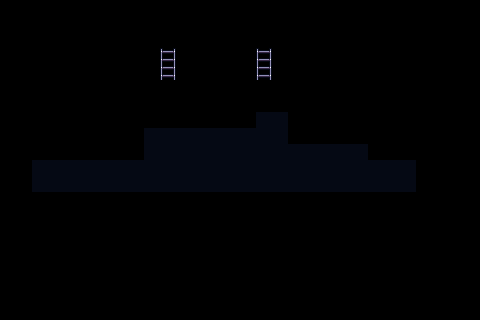

The image is a tile-based game level rendered from a .tmx file. Its description and complete source (layers, tilesets, objects, tile grids) follow:
An orthogonal 30x20 tile map with 16x16 px tiles, 4 tile layers (blocks, ladders, liquid_top, liquid) and 4 objects (2x 2, 2x 3).

<map version="1.10" tiledversion="1.10.1" orientation="orthogonal" renderorder="right-down" width="30" height="20" tilewidth="16" tileheight="16" infinite="0" nextlayerid="10" nextobjectid="10">
 <editorsettings>
  <export target="../Outer Base/2.csv" format="csv" />
 </editorsettings>
 <tileset firstgid="1" source="../../../assets/tilesets/test.tsx" />
 <layer id="1" name="blocks" width="30" height="20">
  <data encoding="csv">
0,0,0,0,0,0,0,0,0,0,0,0,0,0,0,0,0,0,0,0,0,0,0,0,0,0,0,0,0,0,
0,0,0,0,0,0,0,0,0,0,0,0,0,0,0,0,0,0,0,0,0,0,0,0,0,0,0,0,0,0,
0,0,0,0,0,0,0,0,0,0,0,0,0,0,0,0,0,0,0,0,0,0,0,0,0,0,0,0,0,0,
0,0,0,0,0,0,0,0,0,0,0,0,0,0,0,0,0,0,0,0,0,0,0,0,0,0,0,0,0,0,
0,0,0,0,0,0,0,0,0,0,0,0,0,0,0,0,0,0,0,0,0,0,0,0,0,0,0,0,0,0,
0,0,0,0,0,0,0,0,0,0,0,0,0,0,0,0,0,0,0,0,0,0,0,0,0,0,0,0,0,0,
0,0,0,0,0,0,0,0,0,0,0,0,0,0,0,0,0,0,0,0,0,0,0,0,0,0,0,0,0,0,
0,0,0,0,0,0,0,0,0,0,0,0,0,0,0,0,1,1,0,0,0,0,0,0,0,0,0,0,0,0,
0,0,0,0,0,0,0,0,0,1,1,1,1,1,1,1,1,1,0,0,0,0,0,0,0,0,0,0,0,0,
0,0,0,0,0,0,0,0,0,1,1,1,1,1,1,1,1,1,1,1,1,1,1,0,0,0,0,0,0,0,
0,0,1,1,1,1,1,1,1,1,1,1,1,1,1,1,1,1,1,1,1,1,1,1,1,1,0,0,0,0,
0,0,1,1,1,1,1,1,1,1,1,1,1,1,1,1,1,1,1,1,1,1,1,1,1,1,0,0,0,0,
0,0,0,0,0,0,0,0,0,0,0,0,0,0,0,0,0,0,0,0,0,0,0,0,0,0,0,0,0,0,
0,0,0,0,0,0,0,0,0,0,0,0,0,0,0,0,0,0,0,0,0,0,0,0,0,0,0,0,0,0,
0,0,0,0,0,0,0,0,0,0,0,0,0,0,0,0,0,0,0,0,0,0,0,0,0,0,0,0,0,0,
0,0,0,0,0,0,0,0,0,0,0,0,0,0,0,0,0,0,0,0,0,0,0,0,0,0,0,0,0,0,
0,0,0,0,0,0,0,0,0,0,0,0,0,0,0,0,0,0,0,0,0,0,0,0,0,0,0,0,0,0,
0,0,0,0,0,0,0,0,0,0,0,0,0,0,0,0,0,0,0,0,0,0,0,0,0,0,0,0,0,0,
0,0,0,0,0,0,0,0,0,0,0,0,0,0,0,0,0,0,0,0,0,0,0,0,0,0,0,0,0,0,
0,0,0,0,0,0,0,0,0,0,0,0,0,0,0,0,0,0,0,0,0,0,0,0,0,0,0,0,0,0
</data>
 </layer>
 <objectgroup id="2" name="exits">
  <object id="5" name="2" x="32" y="160">
   <point />
  </object>
  <object id="6" name="3" x="192" y="128">
   <point />
  </object>
 </objectgroup>
 <objectgroup id="3" name="entries">
  <object id="2" name="2" x="64" y="112">
   <point />
  </object>
  <object id="8" name="3" x="176" y="80">
   <point />
  </object>
 </objectgroup>
 <objectgroup id="4" name="pickups" />
 <objectgroup id="5" name="entities" />
 <objectgroup id="6" name="platforms" />
 <layer id="7" name="ladders" width="30" height="20">
  <data encoding="csv">
0,0,0,0,0,0,0,0,0,0,0,0,0,0,0,0,0,0,0,0,0,0,0,0,0,0,0,0,0,0,
0,0,0,0,0,0,0,0,0,0,0,0,0,0,0,0,0,0,0,0,0,0,0,0,0,0,0,0,0,0,
0,0,0,0,0,0,0,0,0,0,0,0,0,0,0,0,0,0,0,0,0,0,0,0,0,0,0,0,0,0,
0,0,0,0,0,0,0,0,0,0,3,0,0,0,0,0,3,0,0,0,0,0,0,0,0,0,0,0,0,0,
0,0,0,0,0,0,0,0,0,0,6,0,0,0,0,0,6,0,0,0,0,0,0,0,0,0,0,0,0,0,
0,0,0,0,0,0,0,0,0,0,0,0,0,0,0,0,0,0,0,0,0,0,0,0,0,0,0,0,0,0,
0,0,0,0,0,0,0,0,0,0,0,0,0,0,0,0,0,0,0,0,0,0,0,0,0,0,0,0,0,0,
0,0,0,0,0,0,0,0,0,0,0,0,0,0,0,0,0,0,0,0,0,0,0,0,0,0,0,0,0,0,
0,0,0,0,0,0,0,0,0,0,0,0,0,0,0,0,0,0,0,0,0,0,0,0,0,0,0,0,0,0,
0,0,0,0,0,0,0,0,0,0,0,0,0,0,0,0,0,0,0,0,0,0,0,0,0,0,0,0,0,0,
0,0,0,0,0,0,0,0,0,0,0,0,0,0,0,0,0,0,0,0,0,0,0,0,0,0,0,0,0,0,
0,0,0,0,0,0,0,0,0,0,0,0,0,0,0,0,0,0,0,0,0,0,0,0,0,0,0,0,0,0,
0,0,0,0,0,0,0,0,0,0,0,0,0,0,0,0,0,0,0,0,0,0,0,0,0,0,0,0,0,0,
0,0,0,0,0,0,0,0,0,0,0,0,0,0,0,0,0,0,0,0,0,0,0,0,0,0,0,0,0,0,
0,0,0,0,0,0,0,0,0,0,0,0,0,0,0,0,0,0,0,0,0,0,0,0,0,0,0,0,0,0,
0,0,0,0,0,0,0,0,0,0,0,0,0,0,0,0,0,0,0,0,0,0,0,0,0,0,0,0,0,0,
0,0,0,0,0,0,0,0,0,0,0,0,0,0,0,0,0,0,0,0,0,0,0,0,0,0,0,0,0,0,
0,0,0,0,0,0,0,0,0,0,0,0,0,0,0,0,0,0,0,0,0,0,0,0,0,0,0,0,0,0,
0,0,0,0,0,0,0,0,0,0,0,0,0,0,0,0,0,0,0,0,0,0,0,0,0,0,0,0,0,0,
0,0,0,0,0,0,0,0,0,0,0,0,0,0,0,0,0,0,0,0,0,0,0,0,0,0,0,0,0,0
</data>
 </layer>
 <layer id="8" name="liquid_top" width="30" height="20">
  <data encoding="csv">
0,0,0,0,0,0,0,0,0,0,0,0,0,0,0,0,0,0,0,0,0,0,0,0,0,0,0,0,0,0,
0,0,0,0,0,0,0,0,0,0,0,0,0,0,0,0,0,0,0,0,0,0,0,0,0,0,0,0,0,0,
0,0,0,0,0,0,0,0,0,0,0,0,0,0,0,0,0,0,0,0,0,0,0,0,0,0,0,0,0,0,
0,0,0,0,0,0,0,0,0,0,0,0,0,0,0,0,0,0,0,0,0,0,0,0,0,0,0,0,0,0,
0,0,0,0,0,0,0,0,0,0,0,0,0,0,0,0,0,0,0,0,0,0,0,0,0,0,0,0,0,0,
0,0,0,0,0,0,0,0,0,0,0,0,0,0,0,0,0,0,0,0,0,0,0,0,0,0,0,0,0,0,
0,0,0,0,0,0,0,0,0,0,0,0,0,0,0,0,0,0,0,0,0,0,0,0,0,0,0,0,0,0,
0,0,0,0,0,0,0,0,0,0,0,0,0,0,0,0,0,0,0,0,0,0,0,0,0,0,0,0,0,0,
0,0,0,0,0,0,0,0,0,0,0,0,0,0,0,0,0,0,0,0,0,0,0,0,0,0,0,0,0,0,
0,0,0,0,0,0,0,0,0,0,0,0,0,0,0,0,0,0,0,0,0,0,0,0,0,0,0,0,0,0,
0,0,0,0,0,0,0,0,0,0,0,0,0,0,0,0,0,0,0,0,0,0,0,0,0,0,0,0,0,0,
0,0,0,0,0,0,0,0,0,0,0,0,0,0,0,0,0,0,0,0,0,0,0,0,0,0,0,0,0,0,
0,0,0,0,0,0,0,0,0,0,0,0,0,0,0,0,0,0,0,0,0,0,0,0,0,0,0,0,0,0,
0,0,0,0,0,0,0,0,0,0,0,0,0,0,0,0,0,0,0,0,0,0,0,0,0,0,0,0,0,0,
0,0,0,0,0,0,0,0,0,0,0,0,0,0,0,0,0,0,0,0,0,0,0,0,0,0,0,0,0,0,
0,0,0,0,0,0,0,0,0,0,0,0,0,0,0,0,0,0,0,0,0,0,0,0,0,0,0,0,0,0,
0,0,0,0,0,0,0,0,0,0,0,0,0,0,0,0,0,0,0,0,0,0,0,0,0,0,0,0,0,0,
0,0,0,0,0,0,0,0,0,0,0,0,0,0,0,0,0,0,0,0,0,0,0,0,0,0,0,0,0,0,
0,0,0,0,0,0,0,0,0,0,0,0,0,0,0,0,0,0,0,0,0,0,0,0,0,0,0,0,0,0,
0,0,0,0,0,0,0,0,0,0,0,0,0,0,0,0,0,0,0,0,0,0,0,0,0,0,0,0,0,0
</data>
 </layer>
 <layer id="9" name="liquid" width="30" height="20">
  <data encoding="csv">
0,0,0,0,0,0,0,0,0,0,0,0,0,0,0,0,0,0,0,0,0,0,0,0,0,0,0,0,0,0,
0,0,0,0,0,0,0,0,0,0,0,0,0,0,0,0,0,0,0,0,0,0,0,0,0,0,0,0,0,0,
0,0,0,0,0,0,0,0,0,0,0,0,0,0,0,0,0,0,0,0,0,0,0,0,0,0,0,0,0,0,
0,0,0,0,0,0,0,0,0,0,0,0,0,0,0,0,0,0,0,0,0,0,0,0,0,0,0,0,0,0,
0,0,0,0,0,0,0,0,0,0,0,0,0,0,0,0,0,0,0,0,0,0,0,0,0,0,0,0,0,0,
0,0,0,0,0,0,0,0,0,0,0,0,0,0,0,0,0,0,0,0,0,0,0,0,0,0,0,0,0,0,
0,0,0,0,0,0,0,0,0,0,0,0,0,0,0,0,0,0,0,0,0,0,0,0,0,0,0,0,0,0,
0,0,0,0,0,0,0,0,0,0,0,0,0,0,0,0,0,0,0,0,0,0,0,0,0,0,0,0,0,0,
0,0,0,0,0,0,0,0,0,0,0,0,0,0,0,0,0,0,0,0,0,0,0,0,0,0,0,0,0,0,
0,0,0,0,0,0,0,0,0,0,0,0,0,0,0,0,0,0,0,0,0,0,0,0,0,0,0,0,0,0,
0,0,0,0,0,0,0,0,0,0,0,0,0,0,0,0,0,0,0,0,0,0,0,0,0,0,0,0,0,0,
0,0,0,0,0,0,0,0,0,0,0,0,0,0,0,0,0,0,0,0,0,0,0,0,0,0,0,0,0,0,
0,0,0,0,0,0,0,0,0,0,0,0,0,0,0,0,0,0,0,0,0,0,0,0,0,0,0,0,0,0,
0,0,0,0,0,0,0,0,0,0,0,0,0,0,0,0,0,0,0,0,0,0,0,0,0,0,0,0,0,0,
0,0,0,0,0,0,0,0,0,0,0,0,0,0,0,0,0,0,0,0,0,0,0,0,0,0,0,0,0,0,
0,0,0,0,0,0,0,0,0,0,0,0,0,0,0,0,0,0,0,0,0,0,0,0,0,0,0,0,0,0,
0,0,0,0,0,0,0,0,0,0,0,0,0,0,0,0,0,0,0,0,0,0,0,0,0,0,0,0,0,0,
0,0,0,0,0,0,0,0,0,0,0,0,0,0,0,0,0,0,0,0,0,0,0,0,0,0,0,0,0,0,
0,0,0,0,0,0,0,0,0,0,0,0,0,0,0,0,0,0,0,0,0,0,0,0,0,0,0,0,0,0,
0,0,0,0,0,0,0,0,0,0,0,0,0,0,0,0,0,0,0,0,0,0,0,0,0,0,0,0,0,0
</data>
 </layer>
</map>
